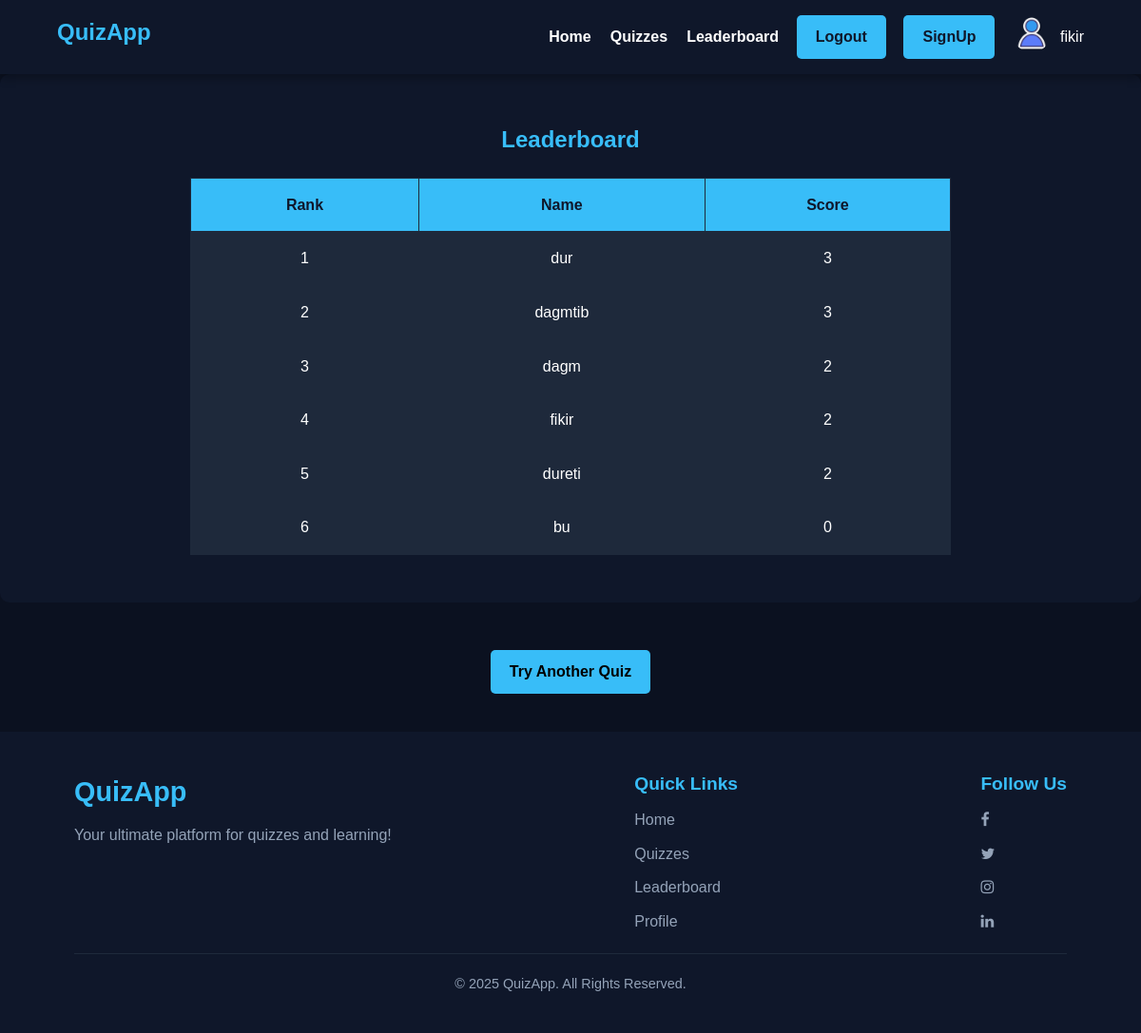
/leaderboard (signed in), run on the app's committed database.
### tables this page shows
CREATE TABLE results (
            id INTEGER PRIMARY KEY, 
            username TEXT, 
            score INTEGER,
            timestamp DATETIME DEFAULT CURRENT_TIMESTAMP);

### app.py (the view)
@app.route('/leaderboard')
def leaderboard():
    print("Leaderboard route accessed")  # Debugging line
    with sqlite3.connect('db.sqlite3') as conn:
        cursor = conn.cursor()
        cursor.execute('''
            SELECT username, score
            FROM results
            WHERE id IN (
                SELECT MAX(id)
                FROM results
                GROUP BY username
            )
            ORDER BY score DESC
            LIMIT 10
        ''')
        leaderboard_data = cursor.fetchall()
    leaderboard_with_index = [(index + 1, name, score) for index, (name, score) in enumerate(leaderboard_data)]
    return render_template('leaderboard.html', leaderboard=leaderboard_with_index)

### templates/leaderboard.html (shortened to what this page needs)
{% extends 'base.html' %}
{% block content %}
    <section class="leaderboard">
      <h2>Leaderboard</h2>
      <table>
        <thead>
          <tr>
            <th>Rank</th>
            <th>Name</th>
            <th>Score</th>
          </tr>
        </thead>
        <tbody>
            {% for index, name, score in leaderboard %}
            <tr>
                <td>{{ index }}</td>
                <td>{{ name }}</td>
                <td>{{ score }}</td>
            </tr>
            {% endfor %}
        </tbody>
      </table>
    </section>
    <div class="buttons">
      <a href="quizzes.html">Try Another Quiz</a>
    </div>
  {% endblock %}

### templates/base.html (shortened to what this page needs)
<!DOCTYPE html>
<html lang="en">
<head>
    <link rel="stylesheet" href="{{ url_for('static', filename='css/style.css') }}">
    <link rel="stylesheet" href="https://cdnjs.cloudflare.com/ajax/libs/font-awesome/4.7.0/css/font-awesome.min.css">
</head>
<body>
    <nav class="navbar">
        <div class="container">
            <h1>QuizApp</h1>
            <ul>
                <li><a href="{{ url_for('home') }}">Home</a></li>
                <li><a href="{{ url_for('quiz') }}">Quizzes</a></li>
                <li><a href="{{ url_for('leaderboard') }}">Leaderboard</a></li>
            </ul>
            {% if 'username' not in session %}
                <a href="{{ url_for('login') }}" class="login">Login</a>
            {% else %}
                <a href="{{ url_for('logout') }}" class="cta">Logout</a>
                <a href="{{ url_for('register') }}" class="cta">SignUp</a>
                <div class="profile">
                    <a href="{{ url_for('profile') }}">
                        <img src="../static/images/profile-icon.png" alt="Profile Image">
                    </a>
                    <span>{{ session['username'] }}</span>
                </div>
            {% endif %}
        </div>
    </nav>
    <main>
        {% block content %}{% endblock %}
    </main>
   <footer class="footer">
  <div class="container">
    <div class="footer-content">
      <div class="footer-logo">
        <h1>QuizApp</h1>
        <p>Your ultimate platform for quizzes and learning!</p>
      </div>
      <div class="footer-links">
        <h3>Quick Links</h3>
        <ul>
          <li><a href="{{ url_for('home') }}">Home</a></li>
          <li><a href="{{ url_for('quiz') }}">Quizzes</a></li>
          <li><a href="{{ url_for('leaderboard') }}">Leaderboard</a></li>
          <li><a href="{{ url_for('profile') }}">Profile</a></li>
        </ul>
      </div>
      <div class="footer-social">
        <h3>Follow Us</h3>
       <ul>
  <li><a href="#"><i class="fa fa-facebook"></i></a></li>
  <li><a href="#"><i class="fa fa-twitter"></i></a></li>
  <li><a href="#"><i class="fa fa-instagram"></i></a></li>
  <li><a href="#"><i class="fa fa-linkedin"></i></a></li>
</ul>
      </div>
    </div>
    <div class="footer-bottom">
      <p>&copy; 2025 QuizApp. All Rights Reserved.</p>
    </div>
  </div>
</footer>
</body>
</html>

### static/css/style.css (style rules this page uses)
* { margin: 0; padding: 0; box-sizing: border-box; }
body { font-family: 'Arial', sans-serif; background-color: #0b1120; color: #fff; line-height: 1.6; }
a { text-decoration: none; color: inherit; }
ul { list-style: none; }
h1, h2, h3 { margin-bottom: 10px; }
.container { width: 90%; max-width: 1200px; margin: auto; }
.navbar { background-color: #0f172a; padding: 15px 0; position: sticky; top: 0; z-index: 1000; box-shadow: 0 4px 10px rgba(0, 0, 0, 0.3); }
.navbar .container { display: flex; justify-content: space-between; align-items: center; }
.navbar h1 { font-size: 1.5rem; color: #38bdf8; }
.navbar ul { display: flex; gap: 20px; margin-left: 400px; }
.navbar ul li { cursor: pointer; color: #fff; font-weight: bold; }
.navbar .cta { background-color: #38bdf8; color: #0f172a; padding: 10px 20px; border-radius: 5px; font-weight: bold; cursor: pointer; }
.navbar .profile { display: flex; align-items: center; gap: 10px; cursor: pointer; }
.navbar .profile img { border-radius: 50%; width: 40px; height: 40px; }
.leaderboard { padding: 50px 20px; background-color: #0f172a; border-radius: 10px; margin-bottom: 40px; }
.leaderboard h2 { text-align: center; color: #38bdf8; margin-bottom: 20px; }
.leaderboard table { width: 100%; border-collapse: collapse; margin: auto; max-width: 800px; }
.leaderboard th, .leaderboard td { border: 1px solid #1e293b; padding: 15px; text-align: center; }
.leaderboard th { background-color: #38bdf8; color: #0f172a; }
.leaderboard td { background-color: #1e293b; color: #fff; }
.buttons { text-align: center; margin: 30px 0; }
.buttons a { display: inline-block; text-decoration: none; background-color: #38bdf8; color: black; padding: 10px 20px; border-radius: 5px; margin: 10px; font-size: 1rem; font-weight: bold; transition: background-color 0.3s ease; }
.footer { background-color: #0f172a; padding: 40px 20px; color: #94a3b8; }
.footer .container { max-width: 1200px; margin: auto; }
.footer-content { display: flex; justify-content: space-between; flex-wrap: wrap; gap: 20px; margin-bottom: 20px; }
.footer-logo h1 { font-size: 1.8rem; color: #38bdf8; margin-bottom: 10px; }
.footer-logo p { font-size: 1rem; color: #94a3b8; }
.footer-links h3, .footer-social h3 { font-size: 1.2rem; color: #38bdf8; margin-bottom: 10px; }
.footer-links ul, .footer-social ul { display: flex; flex-direction: column; gap: 10px; }
.footer-links ul li a, .footer-social ul li a { font-size: 1rem; color: #94a3b8; transition: color 0.3s ease; }
.footer-bottom { text-align: center; border-top: 1px solid #1e293b; padding-top: 20px; margin-top: 20px; }
.footer-bottom p { font-size: 0.9rem; color: #94a3b8; }

### data on the page
results: username "fikir", index "4", score "2"
results: index "1", username "dur", score "3"
results: index "2", username "dagmtib", score "3"
results: index "3", username "dagm", score "2"
results: index "5", username "dureti", score "2"
results: index "6", username "bu", score "0"
